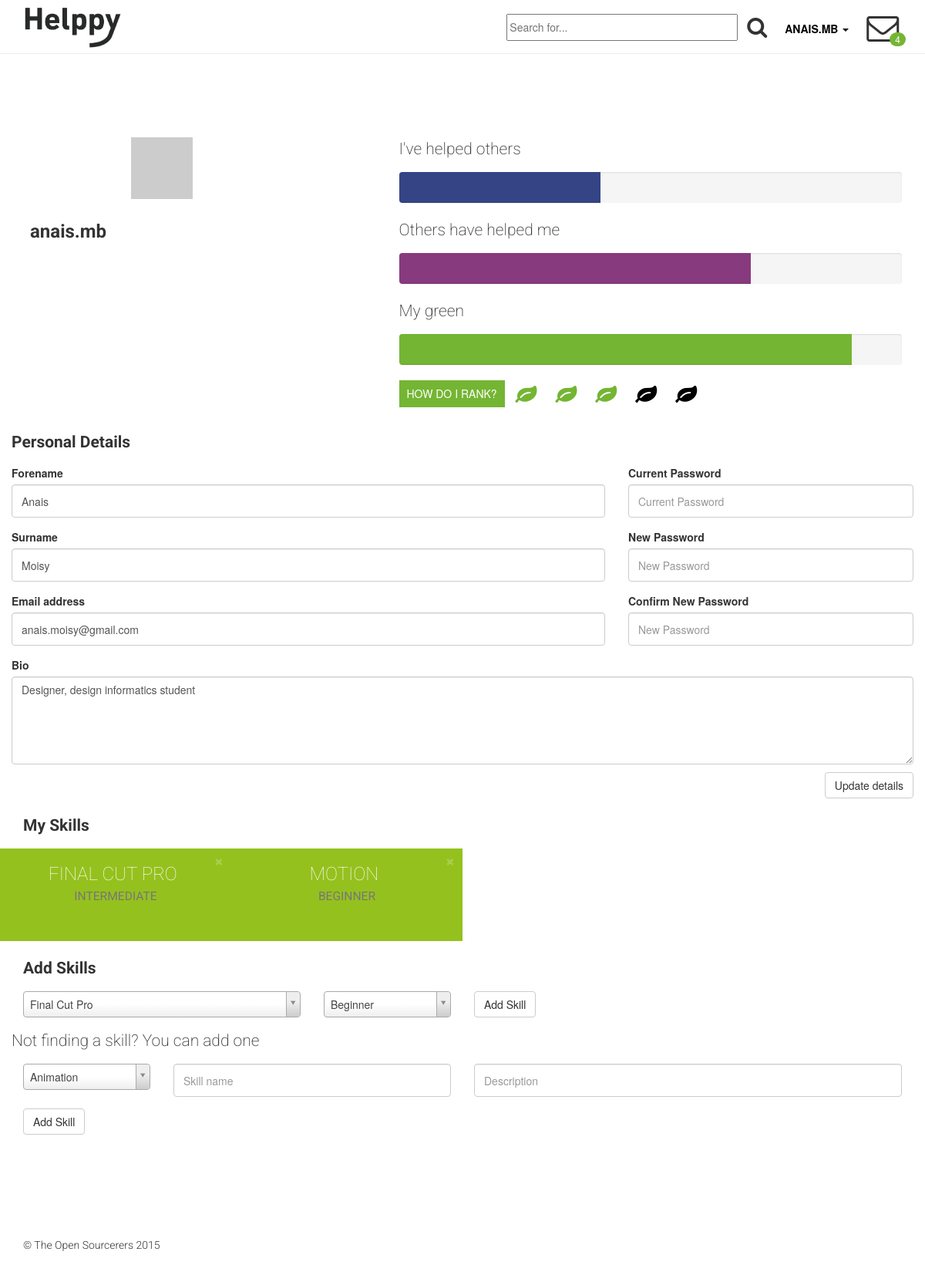
/profile.php (signed in), run on the app's committed database.
### tables this page shows
CREATE TABLE `users` (
  `userID` int(11) NOT NULL AUTO_INCREMENT,
  `username` varchar(45) NOT NULL,
  `password` varchar(45) NOT NULL,
  `surname` varchar(45) DEFAULT NULL,
  `forename` varchar(45) DEFAULT NULL,
  `description` varchar(45) DEFAULT NULL,
  `pictureID` varchar(45) DEFAULT NULL,
  `email` varchar(45) NOT NULL,
  `disabled` tinyint(1) DEFAULT NULL,
  PRIMARY KEY (`userID`),
  UNIQUE KEY `username_UNIQUE` (`username`),
  UNIQUE KEY `email_UNIQUE` (`email`)
);

CREATE TABLE `skills` (
  `skillID` int(11) NOT NULL AUTO_INCREMENT,
  `machine_name` varchar(45) DEFAULT NULL,
  `name` varchar(45) DEFAULT NULL,
  `description` varchar(200) DEFAULT NULL,
  `disabled` tinyint(1) DEFAULT NULL,
  PRIMARY KEY (`skillID`)
);

### profile.php (the view, shortened to what this page needs)
<?php
require 'php/db.php';
$username = $_GET['username'] ? $_GET['username'] : (isset($_COOKIE['username']) ? $_COOKIE['username'] : $_SESSION['username']);
$my_profile = ($username == $_COOKIE['username'] || $username == $_SESSION['username']);
$userDetails = [];
$query = "SELECT * FROM users WHERE username='$username'";
if ($result = $db->query($query)) {
	if ($row = $result->fetch_assoc()) {
		$userDetails = $row;
	} else {
		echo "No user found for this id";
	}
} else {
	echo 'Unable to connect to the database';
}
$userSkills = [];
$query = <<<EOF
SELECT
	skills.skillID AS `skillID`,
	skill_categories.categoryID AS `categoryID`,
	user_skills.levelID AS `levelID`,
	skills.name AS `skill_name`,
	categories.name AS `category_name`,
	categories.description AS `category_description`,
	categories.color AS `category_color`,
	level.name AS `level_name`
FROM
	users
		INNER JOIN
	user_skills USING (userID)
		INNER JOIN
	skills USING (skillID)
		INNER JOIN
	skill_categories USING (skillID)
		INNER JOIN
	categories USING (categoryID)
		INNER JOIN
	level USING (levelID)
WHERE
	username  = '$username'
GROUP BY user_skills.skillID
EOF;
if ($result = $db->query($query)) {
	while ($row = $result->fetch_assoc()) {
		$row['machine_name'] = strtolower(preg_replace('/[^A-Za-z0-9-]+/', '-', $row['skill_name']));
		array_push($userSkills, $row);
	}
} else {
	echo 'Unable to connect to the database';
}
?>
<div class="jumbotron">
	<div class="container">
  <div class="space70">
			<div class="row">
				<div class="col-xs-6 col-md-4">
						<div class="thumbnail">
							<img src="http://www.gravatar.com/avatar/<?php echo md5(strtolower(trim($userDetails['email'])))?>?s=360&d=mm">
								<div class="caption">
									<h3><strong><?php echo $userDetails['username'] ?></strong></h3>
								</div>
						</div>
				</div>
				<div class="col-xs-12 col-md-1">
				</div>
				<div class="col-xs-12 col-md-7">
					<p>I've helped others</p>
					<div class="progress">
						<div class="progress-bar offered" role="progressbar" aria-valuenow="60" aria-valuemin="0" aria-valuemax="100" style="width: 40%;">
						</div>
					</div>
					<p>Others have helped me</p>
					<div class="progress">
						<div class="progress-bar received" role="progressbar" aria-valuenow="60" aria-valuemin="0" aria-valuemax="100" style="width: 70%;">
						</div>
					</div>
					<p><?php echo ($my_profile ? 'My' : $userDetails['username']) ?> green</p>
					<div class="progress">
						<div class="progress-bar green" role="progressbar" aria-valuenow="60" aria-valuemin="0" aria-valuemax="100" style="width: 90%;">
						</div>
					</div>
					<div class="space20">
						<div class="align-right">
							<form method="post" action="/php/users/update.php" accept-charset="UTF-8">
								<ul class="list-inline rating">
									<li>
									<?php if (!$my_profile) : ?>
										<button class="btn btn-green" type="submit">send green</button>
									<? else : ?>
										<div>How do I rank?</div>
									<? endif; ?>
									</li>
									<li><i class="fa fa-leaf fa-2x"></i></li>
									<li><i class="fa fa-leaf fa-2x"></i></li>
									<li><i class="fa fa-leaf fa-2x"></i></li>
									<li><i class="fa fa-leaf fa-2x black"></i></li>
									<li><i class="fa fa-leaf fa-2x black"></i></li>
								</ul>
							</form>
						</div>
					</div>
				</div>
			</div>
		<?php if ($my_profile) : ?>
			<div class="row personal_details" >
				<p class="text-left" ><strong>Personal Details</strong></p>
				<div class="row">
					<form method="post" action="/php/users/update.php" accept-charset="UTF-8">
						<div class="col-xs-12 col-md-8">
							<div class="form-group">
								<label for="forename">Forename</label>
								<input type="text" name="forename" class="form-control" placeholder="Forename" value="<? echo $userDetails['forename'] ?>">
							</div>
							<div class="form-group">
								<label for="surname">Surname</label>
								<input type="text" name="surname" class="form-control" placeholder="Surname" value="<? echo $userDetails['surname'] ?>">
							</div>
							<div class="form-group">
								<label for="email">Email address</label>
								<input type="email" name="email" class="form-control" placeholder="Enter email" value="<? echo $userDetails['email'] ?>">
							</div>
						</div>
						<div class="col-xs-12 col-md-4">
							<div class="form-group">
								<label for="current_password">Current Password</label>
								<input type="password" name="current_password" class="form-control" placeholder="Current Password">
							</div>
							<div class="form-group">
								<label for="new_password">New Password</label>
								<input type="password" name="new_password" class="form-control" placeholder="New Password">
							</div>
							<div class="form-group">
								<label for="new_password2">Confirm New Password</label>
								<input type="password" name="new_password2" class="form-control" placeholder="New Password">
							</div>
						</div>
						<div class="col-xs-12 col-md-12">
							<label for="description">Bio</label>
							<textarea name="description" class="form-control" rows="5" placeholder="A few words about you"><? echo $userDetails['description'] ?></textarea>
							<button type="submit" class="btn btn-default pull-right">Update details</button>
						</div>
					</form>
				</div>
			</div>
		<? endif; ?>
			<p class="text-left" ><strong><?php if ($my_profile) echo "My " ?>Skills</strong></p>
			<div class="row skills_categories_list user_skills_list" >
				<div class="row">
				<?php foreach ($userSkills as $key => $skill) { ?>
					<div class="col-xs-6 col-md-3 skill <?php echo $skill['category_color'];?>">
					<?php if ($my_profile) : ?>
						<form id="remove_skills_form" method="post" action="/php/users/remove_skill.php" accept-charset="UTF-8">
							<button type="submit" class="close"><span aria-hidden="true">&times;</span></button>
						</form>
					<? endif; ?>
						<a href="/skill/<?php echo $skill['machine_name']; ?>" >
							<h3><?php echo $skill['skill_name'];?>
							<small><br><?php echo $skill['level_name'];?></small></h3>
						</a>
					</div>
				<? } ?>
				</div>
			</div>
		<?php if ($my_profile) : ?>
			<p class="text-left" ><strong>Add Skills</strong></p>
			<div class="row" >
				<form id="addskills_form" method="post" action="/php/users/addskill.php" accept-charset="UTF-8">
					<div class="form-group col-xs-12 col-md-4">
					</div>
					<div class="form-group col-xs-12 col-md-2">
					</div>
					<div class="form-group col-xs-12 col-md-1">
						<button type="submit" class="btn btn-default">Add Skill</button>
					</div>
				</form>
			</div>
			<div class="row" >
			<p>Not finding a skill? You can add one</p>
				<form id="create_skills_form" method="post" action="/php/skills/addskill.php" accept-charset="UTF-8">
					<div class="form-group col-xs-12 col-md-2">
					</div>
					<div class="form-group col-xs-12 col-md-4">
						<input type="text" name="skill_name" class="form-control" placeholder="Skill name">
					</div>
					<div class="form-group col-xs-12 col-md-6">
						<input type="text" name="skill_description" class="form-control" placeholder="Description">
					</div>
					<div class="form-group col-xs-12 col-md-1">
						<button type="submit" class="btn btn-default">Add Skill</button>
					</div>
				</form>
			</div>
		<? endif; ?>
		</div>
	</div>
</div>

### css/layout.css (style rules this page uses)
.jumbotron { background-color:white; margin-top:60px; }
.search-container { width: 300px; margin-left:auto; margin-right: auto; }
.form-control { height: 43px; }
.space70 { margin-top: 70px; }
.space20 { margin-top:20px; }
#footer { margin-top: 70px; margin-bottom:70px; }
.green { background-color: #74b533; }

### css/skills.css (style rules this page uses)
.skills_categories_list .skill { min-height: 120px; }
.skills_categories_list { text-align:center; color:white; text-transform: uppercase; }
.skills_categories_list .green { background-color: #95C11E; }
.skills_categories_list .row a { text-decoration:none; color:#fff; margin-top: auto; margin-bottom: auto; }

### css/home.css (style rules this page uses)
.search-container { width:400px; }

### css/header.css (style rules this page uses)
#mainNavbar { border-bottom: 1px solid #eee; }
.navbar-brand img { max-height: 57px; margin-top: -7px; }
.navbar-default { height:70px; background-color: #fff; border-color: transparent; }
.nav.navbar-nav.navbar-right.loggedin { margin-top: 17px; }
.navbar-nav.navbar-right > li > a { text-transform: uppercase; font-weight: bold; color: black; color: black; }
.badge { margin-right: 10px; margin-left: -20px; margin-top: 25px; background-color: #74b533; font-weight: 500; }
.navbar-nav .search-container { width:auto; top: -3px; position: relative; }
.navbar-nav .search-container .fa-search { top: 4px; position: relative; }
.navbar-nav .messagerie-logo { border-color: transparent; background-color: transparent; top: -5px; position: relative; }
.form-control-header { height: 35px; width: 300px; }
.navbar-nav .research-logo { border-color: transparent; background-color: transparent; }
@media (min-width: 768px) { #mainNavbar .navbar-nav>li>a { padding-top: 10px; padding-bottom: 10px; } }

### css/profile.css (style rules this page uses)
.progress-bar { height: 100%; }
.progress { height: 40px; }
.received { background-color: #873a7e; }
.offered { background-color: #344485; }
.thumbnail { padding: 0px; border: 0px; }
.fa-leaf { color:#74b533; margin-left: 10px; display:inline; }
.fa-leaf.black { color:#000000; margin-left: 10px; display:inline; }
.rating { height: 35px; }
.rating li:first-child { top: -1px; left: 5px; position: relative; background-color: #74b533; height: inherit; text-transform: uppercase; color: white; }
.rating li:first-child div { height: 100%; padding-bottom: 5px; padding-left: 5px; padding-right: 5px; padding-top: 7px; }
.rating li > i { top: 5px; position: relative; }
.user_skills_list button.close { color: white; margin-top: 3px; margin-right: -5px; }

### data on the page
users: username "anais.mb", forename "Anais", surname "Moisy", email "anais.moisy@gmail.com", description "Designer, design informatics student"
skills: name "FINAL CUT PRO", level_name "INTERMEDIATE"
skills: name "MOTION", level_name "BEGINNER"
